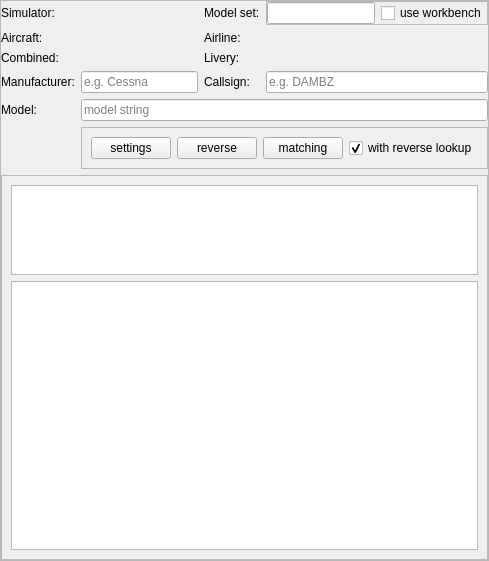
<?xml version="1.0" encoding="UTF-8"?>
<ui version="4.0">
 <class>CModelMatcherComponent</class>
 <widget class="QFrame" name="CModelMatcherComponent">
  <property name="geometry">
   <rect>
    <x>0</x>
    <y>0</y>
    <width>478</width>
    <height>561</height>
   </rect>
  </property>
  <property name="windowTitle">
   <string>Frame</string>
  </property>
  <property name="frameShape">
   <enum>QFrame::StyledPanel</enum>
  </property>
  <property name="frameShadow">
   <enum>QFrame::Raised</enum>
  </property>
  <layout class="QGridLayout" name="gl_ModelMatcher">
   <property name="leftMargin">
    <number>0</number>
   </property>
   <property name="topMargin">
    <number>0</number>
   </property>
   <property name="rightMargin">
    <number>0</number>
   </property>
   <property name="bottomMargin">
    <number>0</number>
   </property>
   <item row="2" column="1">
    <widget class="swift::gui::components::CAircraftCombinedTypeSelector" name="comp_CombinedCode">
     <property name="focusPolicy">
      <enum>Qt::StrongFocus</enum>
     </property>
    </widget>
   </item>
   <item row="2" column="2">
    <widget class="QLabel" name="lbl_Livery">
     <property name="text">
      <string>Livery:</string>
     </property>
    </widget>
   </item>
   <item row="1" column="1">
    <widget class="swift::gui::components::CDbAircraftIcaoSelectorComponent" name="comp_AircraftSelector">
     <property name="minimumSize">
      <size>
       <width>100</width>
       <height>0</height>
      </size>
     </property>
     <property name="focusPolicy">
      <enum>Qt::StrongFocus</enum>
     </property>
    </widget>
   </item>
   <item row="5" column="1" colspan="3">
    <widget class="QFrame" name="fr_Buttons">
     <property name="minimumSize">
      <size>
       <width>0</width>
       <height>0</height>
      </size>
     </property>
     <property name="frameShape">
      <enum>QFrame::StyledPanel</enum>
     </property>
     <property name="frameShadow">
      <enum>QFrame::Raised</enum>
     </property>
     <layout class="QHBoxLayout" name="horizontalLayout">
      <item>
       <spacer name="hs_Buttons">
        <property name="orientation">
         <enum>Qt::Horizontal</enum>
        </property>
        <property name="sizeHint" stdset="0">
         <size>
          <width>40</width>
          <height>20</height>
         </size>
        </property>
       </spacer>
      </item>
      <item>
       <widget class="QPushButton" name="pb_Settings">
        <property name="text">
         <string>settings</string>
        </property>
       </widget>
      </item>
      <item>
       <widget class="QPushButton" name="pb_ReverseLookup">
        <property name="text">
         <string>reverse</string>
        </property>
       </widget>
      </item>
      <item>
       <widget class="QPushButton" name="pb_ModelMatching">
        <property name="text">
         <string>matching</string>
        </property>
       </widget>
      </item>
      <item>
       <widget class="QCheckBox" name="cb_withReverseLookup">
        <property name="toolTip">
         <string>use reverse lookup for model matching</string>
        </property>
        <property name="text">
         <string>with reverse lookup</string>
        </property>
        <property name="checked">
         <bool>true</bool>
        </property>
       </widget>
      </item>
     </layout>
    </widget>
   </item>
   <item row="3" column="1">
    <widget class="QLineEdit" name="le_Manufacturer">
     <property name="placeholderText">
      <string>e.g. Cessna</string>
     </property>
    </widget>
   </item>
   <item row="6" column="0" colspan="4">
    <widget class="QFrame" name="fr_Results">
     <property name="frameShape">
      <enum>QFrame::StyledPanel</enum>
     </property>
     <property name="frameShadow">
      <enum>QFrame::Raised</enum>
     </property>
     <layout class="QVBoxLayout" name="vl_Results" stretch="1,3">
      <item>
       <widget class="QTextEdit" name="te_Results">
        <property name="readOnly">
         <bool>true</bool>
        </property>
       </widget>
      </item>
      <item>
       <widget class="swift::gui::views::CStatusMessageView" name="tvp_ResultMessages">
        <property name="selectionMode">
         <enum>QAbstractItemView::SingleSelection</enum>
        </property>
        <property name="selectionBehavior">
         <enum>QAbstractItemView::SelectRows</enum>
        </property>
        <attribute name="verticalHeaderVisible">
         <bool>false</bool>
        </attribute>
       </widget>
      </item>
     </layout>
    </widget>
   </item>
   <item row="3" column="0">
    <widget class="QLabel" name="lbl_Manufacturer">
     <property name="text">
      <string>Manufacturer:</string>
     </property>
    </widget>
   </item>
   <item row="4" column="1" colspan="3">
    <widget class="QLineEdit" name="le_ModelString">
     <property name="placeholderText">
      <string>model string</string>
     </property>
    </widget>
   </item>
   <item row="1" column="0">
    <widget class="QLabel" name="lbl_Aircraft">
     <property name="text">
      <string>Aircraft:</string>
     </property>
    </widget>
   </item>
   <item row="4" column="0">
    <widget class="QLabel" name="lbl_Model">
     <property name="text">
      <string>Model:</string>
     </property>
    </widget>
   </item>
   <item row="1" column="2">
    <widget class="QLabel" name="lbl_Airline">
     <property name="text">
      <string>Airline:</string>
     </property>
    </widget>
   </item>
   <item row="0" column="2">
    <widget class="QLabel" name="lbl_ModelSetCount">
     <property name="text">
      <string>Model set:</string>
     </property>
    </widget>
   </item>
   <item row="3" column="3">
    <widget class="QLineEdit" name="le_Callsign">
     <property name="placeholderText">
      <string>e.g. DAMBZ</string>
     </property>
    </widget>
   </item>
   <item row="0" column="0">
    <widget class="QLabel" name="lbl_Simulator">
     <property name="text">
      <string>Simulator:</string>
     </property>
    </widget>
   </item>
   <item row="2" column="3">
    <widget class="swift::gui::components::CDbLiverySelectorComponent" name="comp_LiverySelector">
     <property name="focusPolicy">
      <enum>Qt::StrongFocus</enum>
     </property>
    </widget>
   </item>
   <item row="0" column="1" alignment="Qt::AlignLeft">
    <widget class="swift::gui::components::CSimulatorSelector" name="comp_SimulatorSelector">
     <property name="minimumSize">
      <size>
       <width>100</width>
       <height>0</height>
      </size>
     </property>
     <property name="focusPolicy">
      <enum>Qt::StrongFocus</enum>
     </property>
    </widget>
   </item>
   <item row="0" column="3">
    <widget class="QFrame" name="fr_ModelSet">
     <property name="frameShape">
      <enum>QFrame::StyledPanel</enum>
     </property>
     <property name="frameShadow">
      <enum>QFrame::Raised</enum>
     </property>
     <layout class="QHBoxLayout" name="hl_ModelSet">
      <property name="leftMargin">
       <number>0</number>
      </property>
      <property name="topMargin">
       <number>0</number>
      </property>
      <property name="rightMargin">
       <number>0</number>
      </property>
      <property name="bottomMargin">
       <number>0</number>
      </property>
      <item>
       <widget class="QLineEdit" name="le_ModelSetCount">
        <property name="readOnly">
         <bool>true</bool>
        </property>
       </widget>
      </item>
      <item>
       <widget class="QCheckBox" name="cb_UseWorkbench">
        <property name="text">
         <string>use workbench</string>
        </property>
       </widget>
      </item>
     </layout>
    </widget>
   </item>
   <item row="1" column="3">
    <widget class="swift::gui::components::CDbAirlineIcaoSelectorComponent" name="comp_AirlineSelector">
     <property name="minimumSize">
      <size>
       <width>100</width>
       <height>0</height>
      </size>
     </property>
     <property name="focusPolicy">
      <enum>Qt::StrongFocus</enum>
     </property>
    </widget>
   </item>
   <item row="2" column="0">
    <widget class="QLabel" name="lbl_Combined">
     <property name="text">
      <string>Combined:</string>
     </property>
    </widget>
   </item>
   <item row="3" column="2">
    <widget class="QLabel" name="lbl_Callsign">
     <property name="text">
      <string>Callsign:</string>
     </property>
    </widget>
   </item>
  </layout>
 </widget>
 <customwidgets>
  <customwidget>
   <class>swift::gui::components::CSimulatorSelector</class>
   <extends>QFrame</extends>
   <header>gui/components/simulatorselector.h</header>
   <container>1</container>
  </customwidget>
  <customwidget>
   <class>swift::gui::components::CDbAirlineIcaoSelectorComponent</class>
   <extends>QFrame</extends>
   <header>gui/components/dbairlineicaoselectorcomponent.h</header>
   <container>1</container>
  </customwidget>
  <customwidget>
   <class>swift::gui::components::CDbLiverySelectorComponent</class>
   <extends>QFrame</extends>
   <header>gui/components/dbliveryselectorcomponent.h</header>
   <container>1</container>
  </customwidget>
  <customwidget>
   <class>swift::gui::components::CAircraftCombinedTypeSelector</class>
   <extends>QFrame</extends>
   <header>gui/components/aircraftcombinedtypeselector.h</header>
   <container>1</container>
  </customwidget>
  <customwidget>
   <class>swift::gui::components::CDbAircraftIcaoSelectorComponent</class>
   <extends>QFrame</extends>
   <header>gui/components/dbaircrafticaoselectorcomponent.h</header>
   <container>1</container>
  </customwidget>
  <customwidget>
   <class>swift::gui::views::CStatusMessageView</class>
   <extends>QTableView</extends>
   <header>gui/views/statusmessageview.h</header>
  </customwidget>
 </customwidgets>
 <tabstops>
  <tabstop>comp_SimulatorSelector</tabstop>
  <tabstop>le_ModelSetCount</tabstop>
  <tabstop>cb_UseWorkbench</tabstop>
  <tabstop>comp_AircraftSelector</tabstop>
  <tabstop>comp_AirlineSelector</tabstop>
  <tabstop>comp_CombinedCode</tabstop>
  <tabstop>comp_LiverySelector</tabstop>
  <tabstop>le_Manufacturer</tabstop>
  <tabstop>le_Callsign</tabstop>
  <tabstop>le_ModelString</tabstop>
  <tabstop>pb_Settings</tabstop>
  <tabstop>pb_ReverseLookup</tabstop>
  <tabstop>pb_ModelMatching</tabstop>
  <tabstop>cb_withReverseLookup</tabstop>
  <tabstop>te_Results</tabstop>
  <tabstop>tvp_ResultMessages</tabstop>
 </tabstops>
 <resources/>
 <connections/>
</ui>
